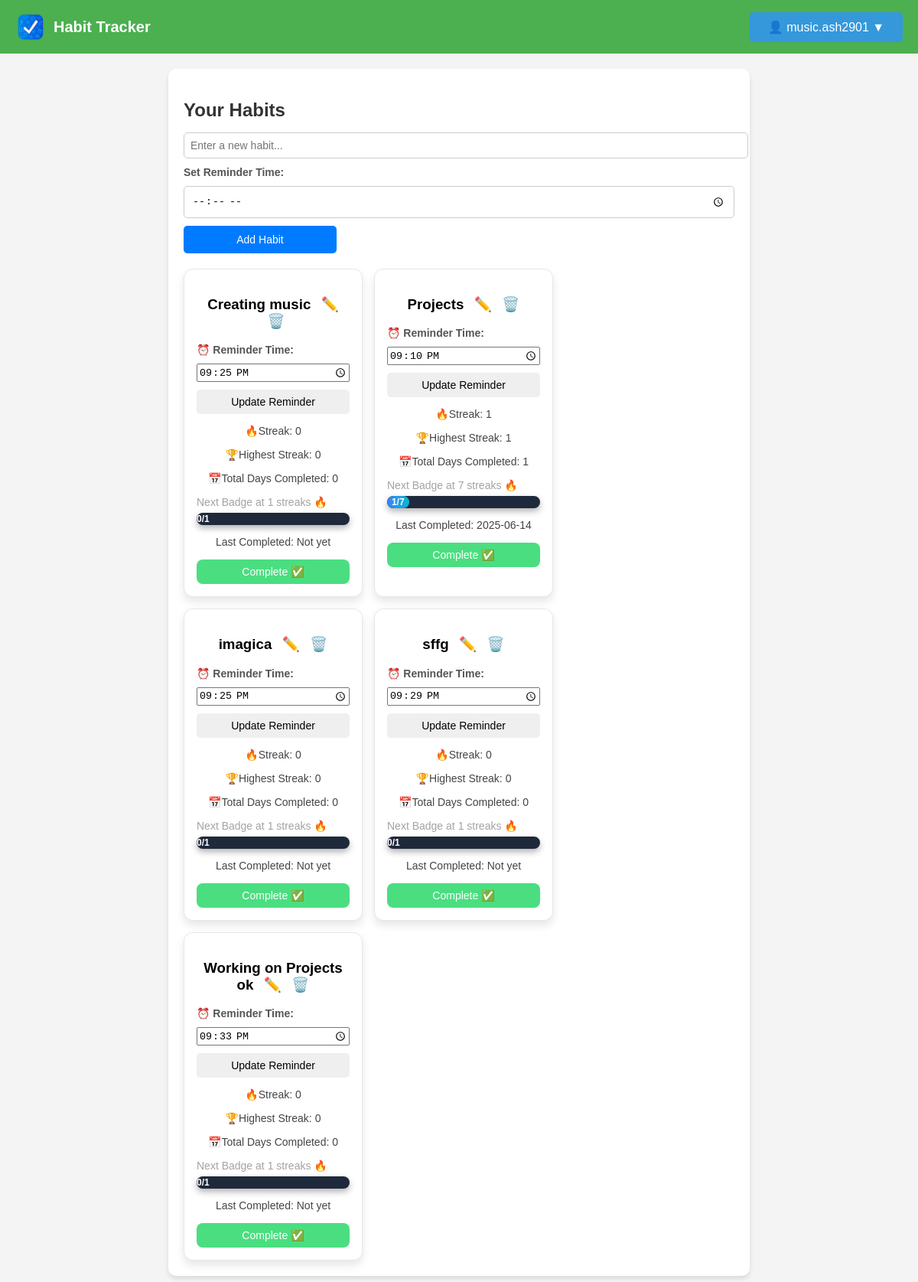
The app's page /manage-habits (signed in), older data.
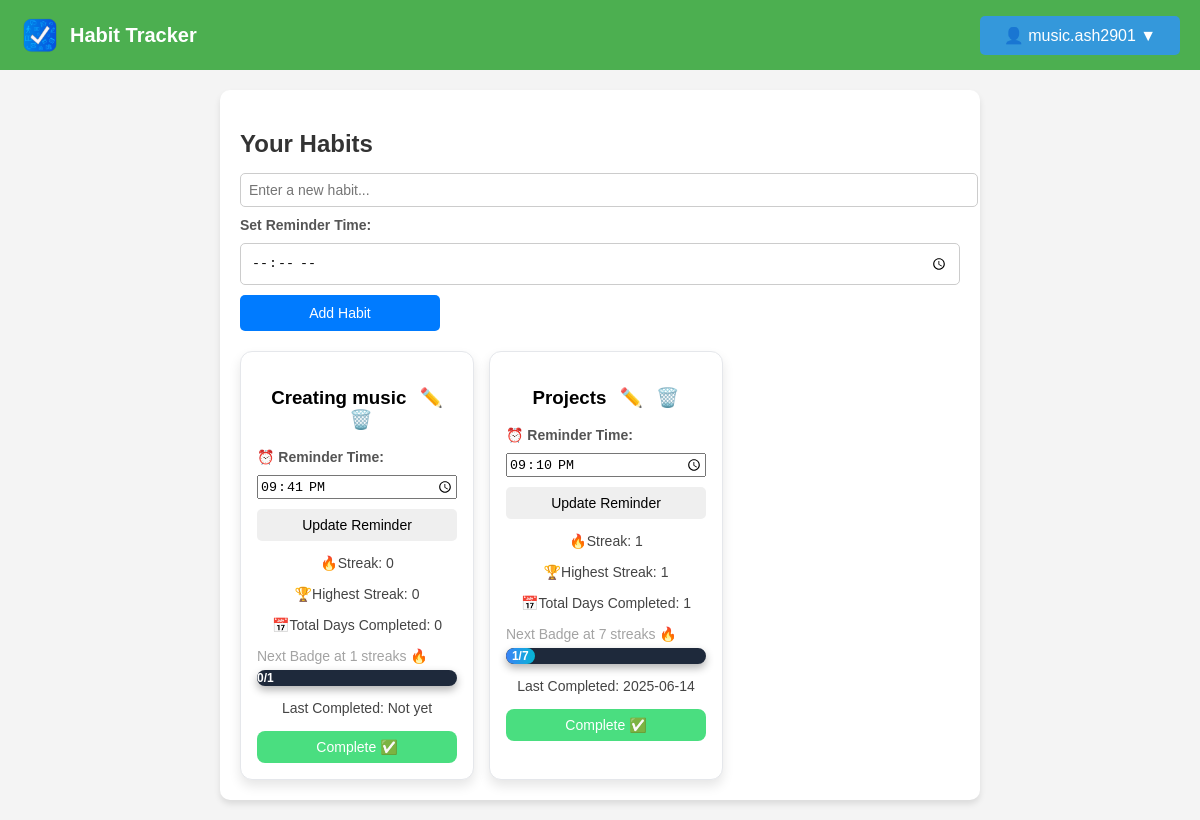
The same page, newer data.
### models.py (models this page shows, shortened)
class Activity(db.Model):
    id = db.Column(db.Integer, primary_key=True)
    name = db.Column(db.String(120), nullable=False)
    user_id = db.Column(db.Integer, db.ForeignKey('user.id'), nullable=False)
    streak = db.Column(db.Integer, default=0)
    highest_streak = db.Column(db.Integer, default=0)
    days_completed = db.Column(db.Integer, default=0)
    last_completed = db.Column(db.DateTime, default=None)
    date_added = db.Column(db.Date, default=datetime.utcnow)
    status = db.Column(db.String(10), default='active')
    reminder_time = db.Column(db.Time, nullable=True)

### routes.py (the view)
@main_bp.route('/manage-habits')
def manage_habits():
    if 'user_id' not in session:
        flash("Please log in to view your habits.", "danger")
        return redirect(url_for('main.login'))
    user_id = session['user_id']
    habits = Activity.query.filter(Activity.user_id == user_id, Activity.status == "active").all()
    return render_template('manage_habits.html', activities=habits)

### templates/manage_habits.html (shortened to what this page needs)
<!DOCTYPE html>
<html lang="en">
  <head>
    <link
      rel="stylesheet"
      href="{{ url_for('static', filename='styles.css') }}"
    />
  </head>
  <body>
    <nav class="navbar">
      <div class="logo">
        <img
          src="{{ url_for('static', filename='logo.png') }}"
          alt="Habit Tracker Logo"
        />
        <span class="app-name">Habit Tracker</span>
      </div>
      <div class="nav-buttons">
        {% if session['user_id'] %}
        <div class="dropdown">
          <button class="dropbtn">👤 {{ session['username'] }} ▼</button>
        </div>
        {% else %}
        <a href="{{ url_for('main.register') }}" class="btn">Register</a>
        <a href="{{ url_for('main.login') }}" class="btn btn-outline">Login</a>
        {% endif %}
      </div>
    </nav>
    <div class="container">
      <h2>Your Habits</h2>
      <form
        method="POST"
        action="{{ url_for('main.add_habit') }}"
        class="habit-form"
      >
        <input
          type="text"
          name="habit_name"
          placeholder="Enter a new habit..."
          required
        />
        <label for="reminder_time">Set Reminder Time:</label>
        <input type="time" name="reminder_time" required />
        <button type="submit">Add Habit</button>
      </form>
      <div class="habit-list">
        {% if activities %}
        {% for habit in activities %}
        {% set badge_milestones = [1, 7, 30, 180, 360] %}
        {% set next_badge = badge_milestones | select("greaterthan", habit.streak) | list | first %}
        <div class="habit-card">
          <h3>
            {{ habit.name }}
            <a href="{{ url_for('main.edit_habit', habit_id=habit.id) if habit.id else '#' }}" title="Edit Habit">✏️</a>
            <a href="{{ url_for('main.confirm_delete', habit_id=habit.id) }}" title="Delete Habit">🗑️</a>
          </h3>
          <form action="{{ url_for('main.update_reminder', habit_id=habit.id) }}" method="POST">
            <label for="reminder_time_{{ habit.id }}">⏰ Reminder Time:</label>
            <input
              type="time"
              id="reminder_time_{{ habit.id }}"
              name="reminder_time"
              value="{{ habit.reminder_time.strftime('%H:%M') if habit.reminder_time else '' }}"
              required
            />
            <button type="submit" class="update-btn">Update Reminder</button>
          </form>
          <p>🔥Streak: {{ habit.streak }} </p>
          <p>🏆Highest Streak: {{ habit.highest_streak }}</p>
          <p>📅Total Days Completed: {{ habit.days_completed }}</p>
          {% if next_badge %}
          <p class="next-badge-info">Next Badge at {{ next_badge }} streaks 🔥</p>
          <div class="progress-container next-badge-bar">
            <div class="progress-bar-next" style="width: {{ (habit.streak / next_badge) * 100 }}%;">
              {{ habit.streak }}/{{ next_badge }}
            </div>
          </div>
          {% else %}
          <p class="next-badge-info">🎯 You've unlocked all badges! Keep going! 🚀</p>
          {% endif %}
          <p>Last Completed: {{ habit.last_completed.strftime('%Y-%m-%d') if habit.last_completed else "Not yet" }}</p>
          <form action="{{ url_for('main.complete_habit', habit_id=habit.id) }}" method="POST">
            <button type="submit" class="complete-btn">Complete ✅</button>
          </form>
        </div>
        {% endfor %}
        {% else %}
        <p>No habits found. <a href="{{ url_for('main.manage_habits') }}">Add a new habit</a></p>
        {% endif %}
      </div>
    </div>
  </body>
</html>

Row changes from the older to the newer data that the page shows:
no longer on this page (row edited): Activity: name "imagica", reminder_time "21:25", streak "0", highest_streak "0", days_completed "0", next_badge "1", last_completed "Not yet"
no longer on this page (row edited): Activity: name "sffg", reminder_time "21:29", streak "0", highest_streak "0", days_completed "0", next_badge "1", last_completed "Not yet"
no longer on this page (row edited): Activity: name "Working on Projects ok", reminder_time "21:33", streak "0", highest_streak "0", days_completed "0", next_badge "1", last_completed "Not yet"
changed Activity "Creating music": reminder_time "21:25" → "21:41"
